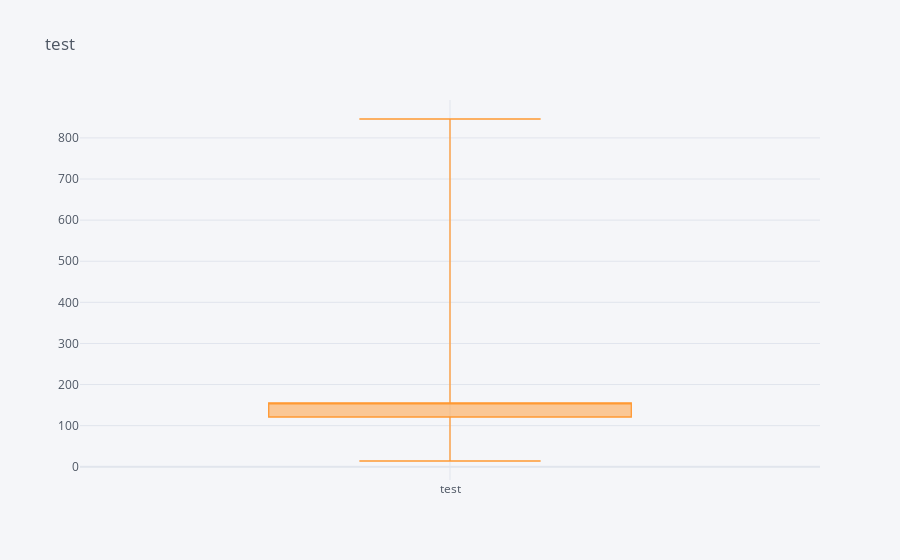

Notebook code for this chart:
### Code cell
data['test'].iplot(kind='box', title='test')

### Figure 1 — Plotly figure (JSON) as saved in the notebook; plotly's stock layout.template omitted (floating-point values rounded to 4 significant figures; data arrays with more than 128 entries replaced by an {"elided": "..."} marker saying what was removed)
{"data": [{"boxpoints": false, "line": {"width": 1.3}, "marker": {"color": "rgba(255, 153, 51, 1.0)"}, "name": "test", "orientation": "v", "type": "box", "y": {"elided": "768 float values"}}], "layout": {"legend": {"bgcolor": "#F5F6F9", "font": {"color": "#4D5663"}}, "paper_bgcolor": "#F5F6F9", "plot_bgcolor": "#F5F6F9", "title": {"font": {"color": "#4D5663"}, "text": "test"}, "xaxis": {"gridcolor": "#E1E5ED", "showgrid": true, "tickfont": {"color": "#4D5663"}, "title": {"font": {"color": "#4D5663"}, "text": ""}, "zerolinecolor": "#E1E5ED"}, "yaxis": {"gridcolor": "#E1E5ED", "showgrid": true, "tickfont": {"color": "#4D5663"}, "title": {"font": {"color": "#4D5663"}, "text": ""}, "zerolinecolor": "#E1E5ED"}}}
